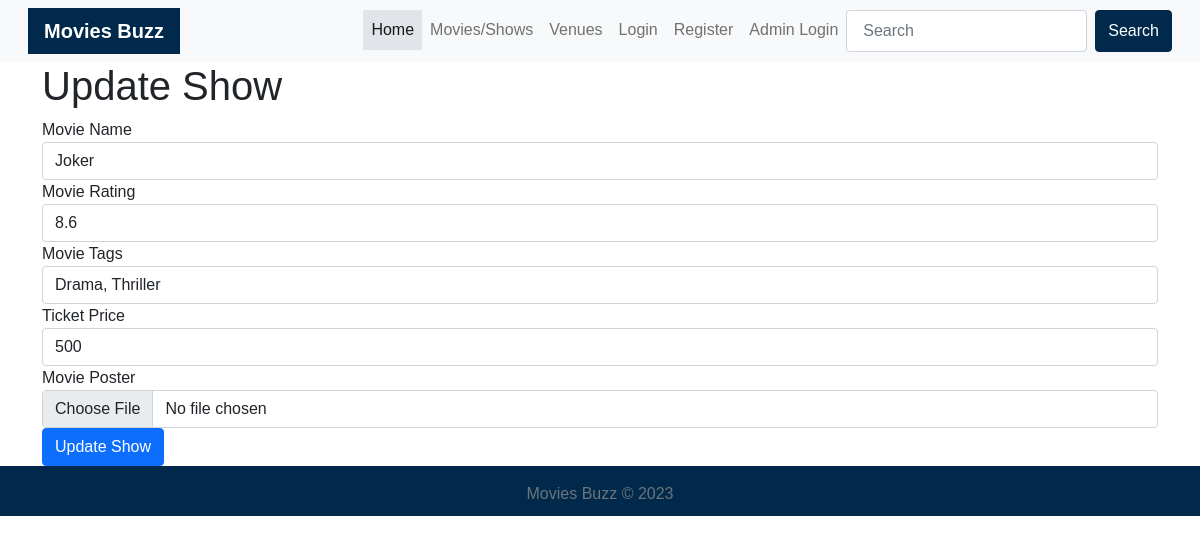
The app's page /admin/shows/2/update with its own data.
### model.py (models this page shows)
class Show(db.Model):
    id = db.Column(db.Integer, primary_key=True)
    name = db.Column(db.String, nullable=False)
    rating = db.Column(db.String, nullable=False)
    tags = db.Column(db.String, nullable=False)
    price = db.Column(db.String, nullable=False)
    start_time = db.Column(db.DateTime, nullable=False)
    poster = db.Column(db.Text, unique = True, nullable=False)
    mimetype = db.Column(db.Text, nullable=False)
    venue_id = db.Column(db.Integer, db.ForeignKey('venue.id'), nullable=False)
    tickets = db.relationship('Ticket', backref='show', lazy=True)

### app.py (the view, shortened to what this page needs)
@app.route('/admin/shows/<int:id>/update', methods=['GET', 'POST'])
def update_show(id):
    show = Show.query.get_or_404(id)
    return render_template('update_show.html', show=show)

### templates/update_show.html
{% extends 'base.html' %}
{% block content %}
<div class="container">
  <h1>Update Show</h1>
  <form method="post" action="{{ url_for('update_show', id=show.id) }}" enctype="multipart/form-data">
    <div class="form-group">
      <label for="name">Movie Name</label>
      <input type="text" class="form-control" id="name" name="name" value="{{ show.name }}" required>
    </div>
    <div class="form-group">
      <label for="rating">Movie Rating</label>
      <input type="text" class="form-control" id="rating" name="rating" value="{{ show.rating }}" required>
    </div>
    <div class="form-group">
      <label for="tags">Movie Tags</label>
      <input type="text" class="form-control" id="tags" name="tags" value="{{ show.tags }}" required>
    </div>
    <div class="form-group">
      <label for="price">Ticket Price</label>
      <input type="text" class="form-control" id="price" name="price" value="{{ show.price }}" required>
    </div>
    <div class="form-group">
      <label for="poster">Movie Poster</label>
      <input type="file" class="form-control" id="poster" name="poster">
    </div>
    <button type="submit" class="btn btn-primary">Update Show</button>
  </form>
</div>
{% endblock %}

### static/css/style.css (style rules this page uses)
body { font-family: Arial, sans-serif; font-size: 16px; }

### records on screen
Show: name "Joker", rating "8.6", tags "Drama, Thriller", price "500"
